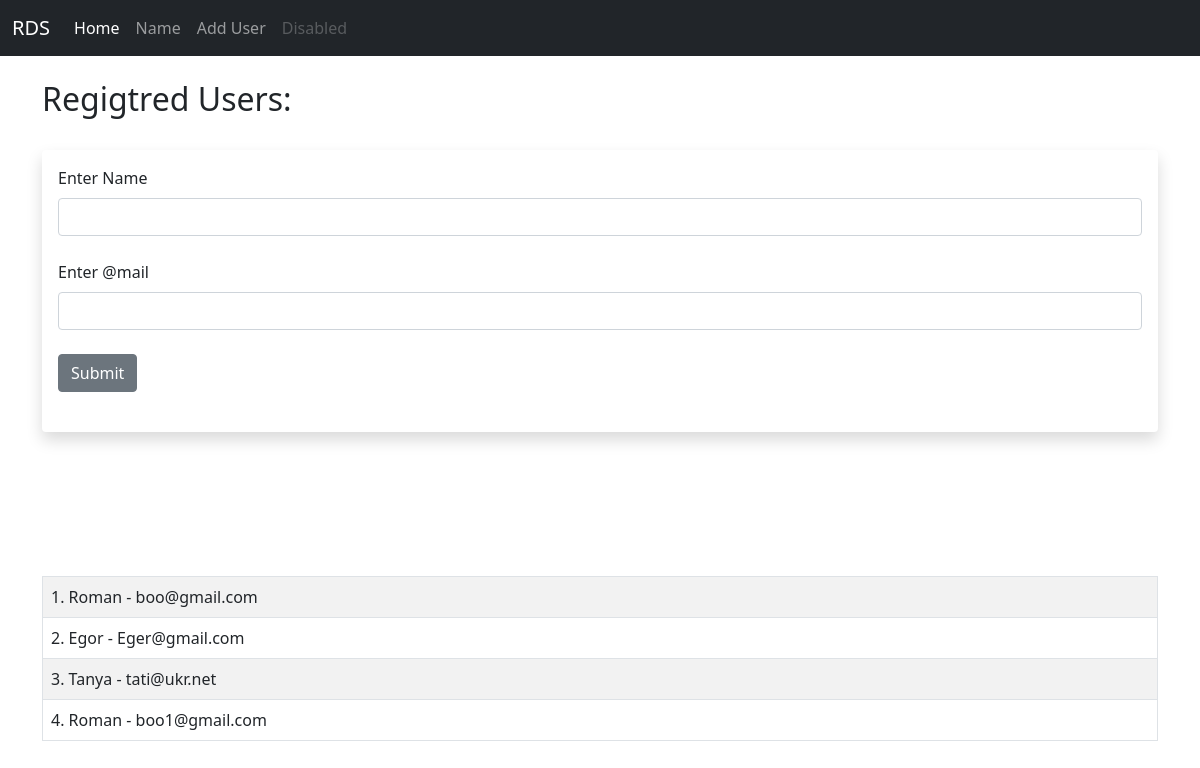
The page /user/add on the database as committed earlier.
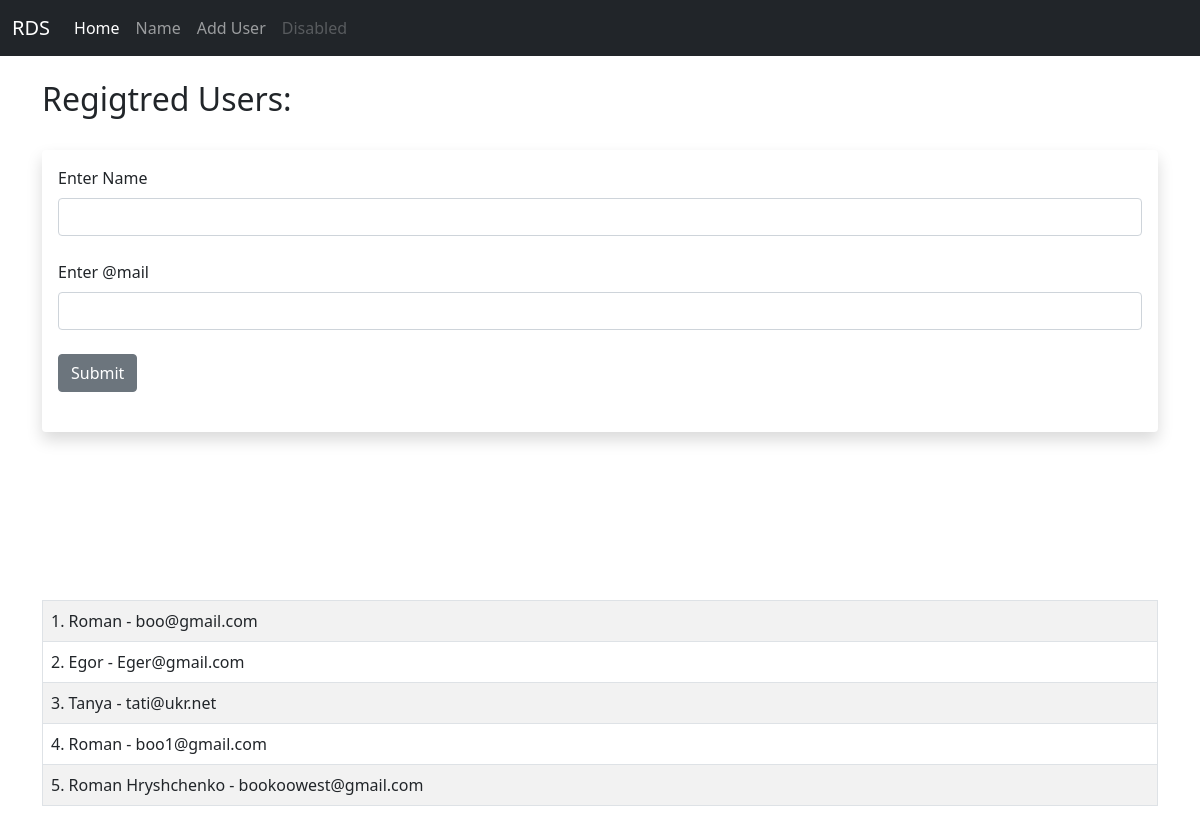
The same page on the database as committed later.
### app.py (models this page shows)
class Users(db.Model):
    id = db.Column(db.Integer, primary_key=True)
    name = db.Column(db.String(50), nullable=False)
    email = db.Column(db.String(80), nullable=False, unique=True)
    date_added = db.Column(db.DateTime, default=datetime.utcnow)

### app.py (the view, shortened to what this page needs)
@app.route('/user/add', methods=['GET', 'POST'])
def add_user():
    name = None
    form = UserForm()
    our_users = Users.query.order_by(Users.date_added)
    return render_template("add_user.html", form=form, name=name, our_users=our_users)

### app.py
class UserForm(FlaskForm):
    name = StringField ("Enter Name", validators=[DataRequired()])
    email = StringField("Enter @mail", validators=[DataRequired()])
    submit = SubmitField("Submit")

### templates/add_user.html (shortened to what this page needs)
{% extends 'base.html' %}
{% block content %}
{% if name %}
    <h1> User Added!!!</h1>
    <br/>
    <table class="table table-striped table-hover table-bordered">
        {% for our_user in our_users %}
            <tr>
            <td>{{ our_user.id }}. {{ our_user.name }} - {{ our_user.email }}</td><br/>
            </tr>
        {% endfor %}
        </table>
        <br/><br/><br/>
{% else %}
    <h2>Regigtred Users:</h2>
    <br/>
<div class="shadow p-3 mb-5 bg-body rounded">
    <form method="POST">
        {{ form.name.label(
        class="form-label") }}
        {{ form.name(
        class="form-control") }}
        <br/>
        {{ form.email.label(
        class="form-label") }}
        {{ form.email(
        class="form-control") }}
        <br/>
        {{ form.submit(class="btn
        btn-secondary") }}
    </form>
    <br/>
</div>
<table class="table table-striped table-hover table-bordered">
{% for our_user in our_users %}
    <tr>
    <td>{{ our_user.id }}. {{ our_user.name }} - {{ our_user.email }}</td><br/>
    </tr>
{% endfor %}
</table>
<br/><br/><br/>
{% endif %}
{% endblock %}

### templates/base.html (shortened to what this page needs)
<!doctype html>
<html lang="en">
  <head>
    <link href="https://cdn.jsdelivr.net/npm/bootstrap@5.1.3/dist/css/bootstrap.min.css" rel="stylesheet">
  </head>
  <body>
      {% include 'navbar.html' %}
    <br/>
    <div class="container">
        {% block content %}
        {% endblock %}
    </div>
  </body>
</html>

### templates/navbar.html (shortened to what this page needs)
<nav class="navbar navbar-expand-lg navbar-dark bg-dark">
    <div class="container-fluid">
      <a class="navbar-brand" href="#">RDS</a>
      <div class="collapse navbar-collapse" id="navbarNav">
        <ul class="navbar-nav">
          <li class="nav-item">
            <a class="nav-link active" aria-current="page" href="{{url_for('index')}}">Home</a>
          </li>
          <li class="nav-item">
            <a class="nav-link" href="{{url_for('name')}}">Name</a>
          </li>
          <li class="nav-item">
            <a class="nav-link" href="{{url_for('add_user')}}">Add User</a>
          </li>
          <li class="nav-item">
            <a class="nav-link disabled">Disabled</a>
          </li>
        </ul>
      </div>
    </div>
  </nav>

Rows that differ between the two databases and show on the page:
added Users: id "5", name "Roman Hryshchenko", email "bookoowest@gmail.com"
